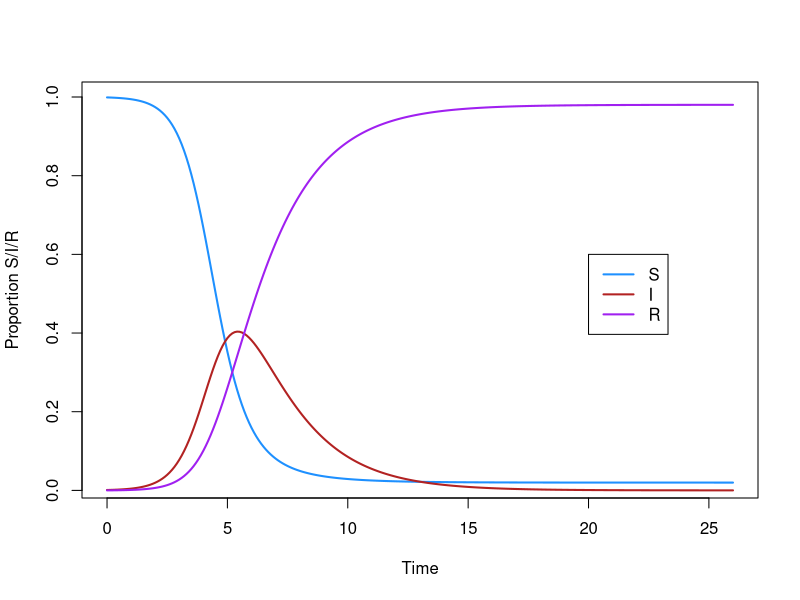

The R source for this figure: (Note: this script raises an error after producing the figure.)
## ---- chunk 1
library(deSolve) 

sirmod = function(t, startconds, parms) { # inputs into the model are "t" 
  #- time, startconds = starting conditions and parms = parameters
  S = startconds[1]
  I = startconds[2]
  R = startconds[3]
  beta = parms["beta"]
  gamma = parms["gamma"]
  N = parms["N"]
  dS = - beta * S * I/N
  dI = beta * S * I/N - gamma * I
  dR = gamma * I 
  res = c(dS, dI, dR)
  list(res)
}

## inputs into the model
times = seq(0, 26, by = 1/10) # weeks
parms = c(N = 1, beta = 2, gamma = 1/2) # in weeks
startconds = c(S = 0.999, I = 0.001, R = 0)

# run the model
out = ode(y = startconds, times = times, func = sirmod, parms = parms)
out = as.data.frame(out)

plot(times, out$S,type= "l", lwd = 2, col="dodgerblue",xlab = "", ylab = "")
title(xlab = "Time")
title(ylab = "Proportion S/I/R")
lines(times, out$I, lwd = 2, col = "firebrick")
lines(times, out$R, lwd = 2, col = "purple")
legend(20,0.6,lty = c(1,1,1), lwd = c(2,2,2),col = c("dodgerblue", "firebrick","purple"), legend = c("S","I","R"))
## ---- chunk 2
N
max(I)/max(N)
## ---- chunk 3
R[[length(R)]]/max(N)
## ---- chunk 4
(2-.5)/2
## ---- chunk 5
R_eff <- 2/.5 * S
R_eff

plot(R_eff, type = 'l', lwd = 2, col = 'purple')
## ---- chunk 6
R_eff_less <- which(R_eff < 1)
first_week <- R_eff_less[1]
first_week
## ---- chunk 7
## inputs into the model
times = seq(0, 26, by = 1/10) # weeks
parms = c(N = 1, beta = 4, gamma = 1/2) # in weeks
startconds = c(S = 0.999, I = 0.001, R = 0)

# run the model
out = ode(y = startconds, times = times, func = sirmod, parms = parms)
out = as.data.frame(out)

plot(times, out$S,type= "l", lwd = 2, col="dodgerblue",xlab = "", ylab = "")
title(xlab = "Time")
title(ylab = "Proportion S/I/R")
lines(times, out$I, lwd = 2, col = "firebrick")
lines(times, out$R, lwd = 2, col = "purple")
legend(20,0.6,lty = c(1,1,1), lwd = c(2,2,2),col = c("dodgerblue", "firebrick","purple"), legend = c("S","I","R"))
